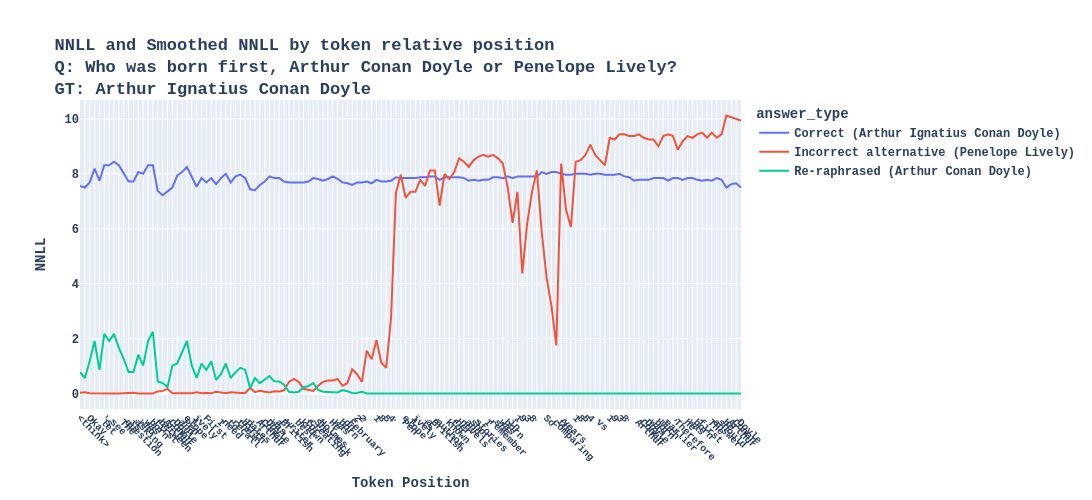

Notebook code for this chart:
### Code cell
_plot_df = nnll_df.copy()
_query = query
_ground_truth = expected_answer
_plot_title = f"NNLL and Smoothed NNLL by token relative position</b><br><b>Q</b>: {_query}<br><b>GT</b>: {_ground_truth}"

fig = px.line(
    _plot_df.sort_values(['answer_type', 'idx']),
    x='idx',
    y='nnll',
    color='answer_type',
    line_dash_map={'ground_truth': 'solid', 'wrong': 'dot'},
    title=_plot_title,
    labels={'idx': 'Token Position', 'nnll': 'NNLL'},
    height=500,
    width=1300,
)

# Обновляем hover с токеном в текстовом виде
fig.update_traces(
    hovertemplate=(
        "<b>Position:</b> %{x}<br>"
        "<b>NNLL:</b> %{y:.4f}<br>"
        "<b>Span:</b> %{customdata[0]}<extra></extra>"
    ),
    customdata=_plot_df[['token']].values
)

fig.update_layout(
    font=dict(
        family="Courier New, monospace",
        weight=550,
    ),
    showlegend=True
)

fig.update_xaxes(
    ticktext=_plot_df.sort_values(['answer_type', 'idx'])['token'],
    tickvals=_plot_df.sort_values(['answer_type', 'idx'])['idx'],
    tickangle=45,
    tickfont=dict(size=10)
)
fig.show()

### Figure 1 — Plotly figure (JSON) as saved in the notebook; plotly's stock layout.template omitted (floating-point values rounded to 4 significant figures; data arrays with more than 128 entries replaced by an {"elided": "..."} marker saying what was removed)
{"data": [{"customdata": {"elided": "411x1 str values"}, "hovertemplate": "<b>Position:</b> %{x}<br><b>NNLL:</b> %{y:.4f}<br><b>Span:</b> %{customdata[0]}<extra></extra>", "legendgroup": "Correct (Arthur Ignatius Conan Doyle)", "line": {"color": "#636efa", "dash": "solid"}, "marker": {"symbol": "circle"}, "mode": "lines", "name": "Correct (Arthur Ignatius Conan Doyle)", "orientation": "v", "showlegend": true, "type": "scatter", "x": {"elided": "137 int values"}, "xaxis": "x", "y": {"elided": "137 float values"}, "yaxis": "y"}, {"customdata": {"elided": "411x1 str values"}, "hovertemplate": "<b>Position:</b> %{x}<br><b>NNLL:</b> %{y:.4f}<br><b>Span:</b> %{customdata[0]}<extra></extra>", "legendgroup": "Incorrect alternative (Penelope Lively)", "line": {"color": "#EF553B", "dash": "solid"}, "marker": {"symbol": "circle"}, "mode": "lines", "name": "Incorrect alternative (Penelope Lively)", "orientation": "v", "showlegend": true, "type": "scatter", "x": {"elided": "137 int values"}, "xaxis": "x", "y": {"elided": "137 float values"}, "yaxis": "y"}, {"customdata": {"elided": "411x1 str values"}, "hovertemplate": "<b>Position:</b> %{x}<br><b>NNLL:</b> %{y:.4f}<br><b>Span:</b> %{customdata[0]}<extra></extra>", "legendgroup": "Re-raphrased (Arthur Conan Doyle)", "line": {"color": "#00cc96", "dash": "solid"}, "marker": {"symbol": "circle"}, "mode": "lines", "name": "Re-raphrased (Arthur Conan Doyle)", "orientation": "v", "showlegend": true, "type": "scatter", "x": {"elided": "137 int values"}, "xaxis": "x", "y": {"elided": "137 float values"}, "yaxis": "y"}], "layout": {"font": {"family": "Courier New, monospace", "weight": 550}, "height": 500, "legend": {"title": {"text": "answer_type"}, "tracegroupgap": 0}, "showlegend": true, "title": {"text": "NNLL and Smoothed NNLL by token relative position</b><br><b>Q</b>: Who was born first, Arthur Conan Doyle or Penelope Lively?<br><b>GT</b>: Arthur Ignatius Conan Doyle"}, "width": 1300, "xaxis": {"anchor": "y", "domain": [0, 1], "tickangle": 45, "tickfont": {"size": 10}, "ticktext": {"elided": "411 str values"}, "tickvals": {"elided": "411 int values"}, "title": {"text": "Token Position"}}, "yaxis": {"anchor": "x", "domain": [0, 1], "title": {"text": "NNLL"}}}}
